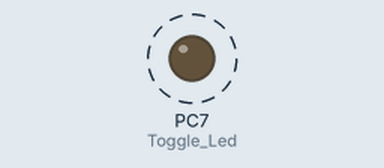
This program was run on a simulated ATmega32, built with avr-gcc and emulated at 16 MHz. Parts: output pins drawn as LEDs (lit = HIGH). Dashed ring = blinking.

Above: at 0.4 s.
Timing chart, 0 to 4.6 s (numbered marks = the images above):
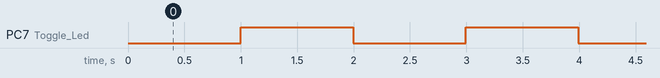

The program:

main.c
```c
/*
 * Timer 0.c
 *
 * Created: 9/29/2021 5:25:10 PM
 * Author : Moataz
 */

//#include <avr/io.h>
#include "BIT_MATH.h"
#include "STD_TYPES.h"
#include "Dio_interface.h"
#include "Timer0_interface.h"
#include "Dio_private.h"
#define  F_CPU		16000000UL

volatile u8 count =0;

void 	Toggle_Led	(void);

int main(void)
{
		TIMER0_voidSetCallBackCTC(Toggle_Led);
		GIE_voidEnable();
		Timer0_Init		();
		TIMER0_EnableCTCInt();
		TIMER0_SetTCNT0(0);
		TIMER0_SetOCR0(199);
		TIMER0_EnableOverFlowInt();
		TIMER0_DisableOverFlowInt();


		DIO_voidSetPinDirection(PORTC,PIN7,OUTPUT);

    while (1)
    {

    }
}

void 	Toggle_Led	(void)
{
	if (count == 78)
	{
		static u8 flag = 0 ;
		if(flag == 0)
		{
			DIO_voidSetPinValue(PORTC , PIN7 , HIGH);
			flag = 1;
		}
		else
		{
			DIO_voidSetPinValue(PORTC , PIN7 , LOW);
			flag = 0;
		}
		count = 0;
	}
	count++;
}
```

Timer0_Program.c
```c
#include "STD_TYPES.h"
#include "BIT_MATH.h"
#include "Timer0_configuration.h"
#include "Timer0_Private.h"
#include "Timer0_Register.h"
#include "Timer0_interface.h"

#ifndef			NULL
#define			NULL	(void *)0
#endif

static void (*OFCallBack_PF)(void) = NULL ;
static void (*CTCCallBack_PF)(void) = NULL ;

void	Timer0_Init	(void)
{
	/*	Waveform Generation Mode		*/

	#if 	Mode == Normal
	CLR_BIT(TCCR0,3);	//WGM01 Pin
	CLR_BIT(TCCR0,6);	//WGM00 Pin

	#elif 	Mode == PWM_Phase_Correct
	CLR_BIT(TCCR0,3);	//WGM01 Pin
	SET_BIT(TCCR0,6);	//WGM00 Pin

	#elif 	Mode == CTC
	SET_BIT(TCCR0,3);	//WGM01 Pin
	CLR_BIT(TCCR0,6);	//WGM00 Pin


	#elif 	Mode == Fast_PWM
	SET_BIT(TCCR0,3);	//WGM01 Pin
	SET_BIT(TCCR0,6);	//WGM00 Pin

	#else
	#error	"Wrong Choice of Timer 0 Waveform Generation Mode!"
	#endif

	/*	Prescaler				*/
	#if 	Prescaler == 1
	SET_BIT(TCCR0,0);	//CS00 Pin
	CLR_BIT(TCCR0,1);	//CS01 Pin
	CLR_BIT(TCCR0,2);	//CS02 Pin

	#elif 	Prescaler == 8
	CLR_BIT(TCCR0,0);	//CS00 Pin
	SET_BIT(TCCR0,1);	//CS01 Pin
	CLR_BIT(TCCR0,2);	//CS02 Pin

	#elif 	Prescaler == 64
	SET_BIT(TCCR0,0);	//CS00 Pin
	SET_BIT(TCCR0,1);	//CS01 Pin
	CLR_BIT(TCCR0,2);	//CS02 Pin

	#elif 	Prescaler == 256
	CLR_BIT(TCCR0,0);	//CS00 Pin
	CLR_BIT(TCCR0,1);	//CS01 Pin
	SET_BIT(TCCR0,2);	//CS02 Pin

	#elif 	Prescaler == 1024
	SET_BIT(TCCR0,0);	//CS00 Pin
	CLR_BIT(TCCR0,1);	//CS01 Pin
	SET_BIT(TCCR0,2);	//CS02 Pin

	#elif 	Prescaler == External_Clock_Falling	//On T0 pin, used as a counter
	CLR_BIT(TCCR0,0);	//CS00 Pin
	SET_BIT(TCCR0,1);	//CS01 Pin
	SET_BIT(TCCR0,2);	//CS02 Pin

	#elif 	Prescaler == External_Clock_Rising //On T0 pin, used as a counter
	SET_BIT(TCCR0,0);	//CS00 Pin
	SET_BIT(TCCR0,1);	//CS01 Pin
	SET_BIT(TCCR0,2);	//CS02 Pin

	#else
	#error	"Wrong Choice of Timer 0 Prescaler!"
	#endif

}

void	TIMER0_EnableOverFlowInt(void)
{
	SET_BIT(TIMSK,0);
}

void	TIMER0_EnableCTCInt(void)
{
	SET_BIT(TIMSK,1);
}

void	TIMER0_DisableOverFlowInt(void)
{
	CLR_BIT(TIMSK,0);
}

void	TIMER0_DisableCTCInt(void)
{
	CLR_BIT(TIMSK,1);
}


void	TIMER0_SetTCNT0(u8 Val)
{
	TCNT0= Val;
}
void	TIMER0_SetOCR0(u16 Val)
{
	OCR0= Val;
}

/*	ISR SetCallBack Functions 		*/
void	TIMER0_voidSetCallBackOF(void (*PF)(void))
{
	OFCallBack_PF = PF;
}
void	TIMER0_voidSetCallBackCTC(void (*PF)(void))
{
	CTCCallBack_PF = PF ;
}

/*	ISR Functions For Timer0 Compare Match & Overflow Interrupts 		*/
void	__vector_10 (void) //Timer0 Compare Match Interrupt
{
	CTCCallBack_PF();
}
void	__vector_11 (void) //Timer0 Overflow Interrupt
{
	OFCallBack_PF();
}

/*		Global Interrupts Enable and Disable	*/
void GIE_voidEnable(void)
{
	SET_BIT(SREG,7);
}
void GIE_voidDisable(void)
{
	CLR_BIT(SREG,7);
}
```

Timer0_interface.h
```c
#ifndef		Timer0_INTERFACE_H
#define		Timer0_INTERFACE_H

void	Timer0_Init		(void);
void	TIMER0_EnableOverFlowInt(void);
void	TIMER0_EnableCTCInt(void);

void	TIMER0_DisableOverFlowInt(void);
void	TIMER0_DisableCTCInt(void);

void	TIMER0_SetTCNT0(u8 Val);
void	TIMER0_SetOCR0(u16 Val);

void	TIMER0_voidSetCallBackOF(void (*PF)(void));
void	TIMER0_voidSetCallBackCTC(void (*PF)(void));

void	__vector_10 (void)	__attribute__((signal,used));
void	__vector_11 (void)	__attribute__((signal,used));

void	GIE_voidEnable(void);
void	GIE_voidDisable(void);

#endif
```

Timer0_Configuration.h
```c
#ifndef		Timer0_CONFIGURATION_H
#define		Timer0_CONFIGURATION_H

#define		Mode				CTC					//Normal or CTC or PWM_Phase_Correct or Fast_PWM
#define		Prescaler		 	1024				//1 or 8 or 64 or 256 or 1024 or External_Clock_Falling or External_Clock_Rising

#endif
```

BIT_MATH.h
```c
//#define for controlling Bits

#ifndef			BIT_MATH_H		//3ashan maya3mlsh #include 2aktr min mara ll BIT_MATH
#define			BIT_MATH_H

#define			SET_BIT(REG,BIT_NUM)		(REG |= (1 << BIT_NUM))	   //set a particle bit
#define			CLR_BIT(REG,BIT_NUM)		(REG &=~(1 << BIT_NUM))    //clear a particle bit
#define			TOG_BIT(REG,BIT_NUM)		(REG ^= (1 << BIT_NUM))    //toggle a particle bit using XOR
#define			GET_BIT(REG,BIT_NUM)		( (REG >> BIT_NUM) & 1)    //get a particle bit

#endif
```

Dio_interface.h
```c
//fn prototypes + #define
//habi3 eih ll user, dah elly batala3o ll user

#ifndef			DIO_INTERFACE_H
#define			DIO_INTERFACE_H

void	DIO_voidSetPinDirection(u8 Port ,u8 Pin , u8 Direction ); // this pin will be used as i/p or o/p
void	DIO_voidSetPinValue(u8 Port ,u8 Pin , u8 Value );        // this o/p pin will high or low
u8		DIO_u8GetPinValue(u8 Port , u8 Pin);                     // this i/p pin is high or low
void	DIO_voidSetPortDirection(u8 Port ,u8 Direction ); // this port will be used as i/p or o/p
void	DIO_voidSetPortValue(u8 Port , u8 Value );        // this o/p port will high or low

#define				PORTA			0
#define				PORTB			1
#define				PORTC			2
#define				PORTD			3

#define				PIN0			0
#define				PIN1			1
#define				PIN2			2
#define				PIN3			3
#define				PIN4			4
#define				PIN5			5
#define				PIN6			6
#define				PIN7			7


#define				INPUT			0
#define				OUTPUT			1

#define				HIGH			1
#define				LOW				0

//Example
//DIO_voidSetPinDirection(PORTA , PIN0 , OUTPUT);
// ==>> DDRA =0B00000001;
// hena 2a7san 3ashan keda mish readable, w kaman mish hay2assar 3ala el pins elly ma3aha fi el port
// A0 is OUTPUT
//DIO_voidSetPinValue(PORTA , PIN0 , HIGH);
// A0 is set high

#endif
```

Dio_private.h
```c
//#define regs
#ifndef			DIO_PRIVATE_H	//3ashan maya3mlsh #include 2aktr min mara ll DIO_private.h
#define			DIO_PRIVATE_H

// efta7 el datasheet w roo7 3ala Register summary w dawar 3ala el registers beta3t el DIO

/*			PORTA REGISTERS							*/
#define		PORTA_REG			*((volatile u8 *)0x3B)

#define		DDRA_REG			*((volatile u8 *)0x3A)
#define		PINA_REG			*((volatile u8 *)0x39)

/*			PORTB REGISTERS							*/
#define		PORTB_REG			*((volatile u8 *)0x38)
#define		DDRB_REG			*((volatile u8 *)0x37)
#define		PINB_REG			*((volatile u8 *)0x36)

/*			PORTB REGISTERS							*/
#define		PORTC_REG			*((volatile u8 *)0x35)
#define		DDRC_REG			*((volatile u8 *)0x34)
#define		PINC_REG			*((volatile u8 *)0x33)

/*			PORTD REGISTERS							*/
#define		PORTD_REG			*((volatile u8 *)0x32)
#define		DDRD_REG			*((volatile u8 *)0x31)
#define		PIND_REG			*((volatile u8 *)0x30)


#endif
// '*' 3ashan ana ma7tag el mo7tawa elly fih mish el address beta3ah
//'(u8*)' hena ba3mel casting ll pointer 3ashan 2afahimoh eno hayshawer 3ala char (8bit)
//volatile will be explained in next session
```

Dio_program.c
```c
//program + fn def

#include	"STD_TYPES.h"
#include	"BIT_MATH.h"

#include	"Dio_interface.h"
#include	"Dio_private.h"

//DIO_voidSetPinDirection(PORTA , PIN0 , OUTPUT); ==> DDRA = 0b00000001; A0 is output
//DIO_voidSetPinValue(PORTA , PIN0 , HIGH); ==> PORTA = 0b00000001; A0 HIGH


void	DIO_voidSetPinDirection(u8 Port ,u8 Pin , u8 Direction )	// this pin will be used as i/p or o/p
{
	/*		Range Check				*/
	if( (Port < 4) && (Pin < 8) )
	{
		if(Direction == OUTPUT)
		{
			switch(Port)
			{
				case PORTA :	SET_BIT(DDRA_REG,Pin);	break;
				case PORTB :	SET_BIT(DDRB_REG,Pin);	break;
				case PORTC :	SET_BIT(DDRC_REG,Pin);	break;
				case PORTD :	SET_BIT(DDRD_REG,Pin);	break;
			}
		}
		else if (Direction == INPUT)
		{
			switch(Port)
			{
				case PORTA :	CLR_BIT(DDRA_REG,Pin);	break;
				case PORTB :	CLR_BIT(DDRB_REG,Pin);	break;
				case PORTC :	CLR_BIT(DDRC_REG,Pin);	break;
				case PORTD :	CLR_BIT(DDRD_REG,Pin);	break;
			}
		}

	}
}
void	DIO_voidSetPinValue(u8 Port ,u8 Pin , u8 Value )	// this o/p will high or low
{
	/*		Range Check				*/
	if( (Port < 4) && (Pin < 8) )
	{
		if(Value == HIGH)
		{
			switch(Port)
			{
				case PORTA :	SET_BIT(PORTA_REG,Pin);	break;
				case PORTB :	SET_BIT(PORTB_REG,Pin);	break;
				case PORTC :	SET_BIT(PORTC_REG,Pin);	break;
				case PORTD :	SET_BIT(PORTD_REG,Pin);	break;
			}
		}
		else if (Value == LOW)
		{
			switch(Port)
			{
				case PORTA :	CLR_BIT(PORTA_REG,Pin);	break;
				case PORTB :	CLR_BIT(PORTB_REG,Pin);	break;
				case PORTC :	CLR_BIT(PORTC_REG,Pin);	break;
				case PORTD :	CLR_BIT(PORTD_REG,Pin);	break;
			}
		}

	}
}
u8		DIO_u8GetPinValue(u8 Port , u8 Pin)		// this i/p is high or low
{
	u8 Local_u8Value = 0xFF;		// kima mish motawaka3a
	/*		Range Check				*/
	if( (Port < 4) && (Pin < 8) )
	{
			switch(Port)
			{
				case PORTA :	Local_u8Value	=	GET_BIT(PINA_REG,Pin);	break;
				case PORTB :	Local_u8Value	=	GET_BIT(PINB_REG,Pin);	break;
				case PORTC :	Local_u8Value	=	GET_BIT(PINC_REG,Pin);	break;
				case PORTD :	Local_u8Value	=	GET_BIT(PIND_REG,Pin);	break;
			}
	}
	return Local_u8Value ;
}

void	DIO_voidSetPortDirection(u8 Port ,u8 Direction ) // this port will be used as i/p or o/p
{
	/*		Range Check				*/
	if( (Port < 4) )
	{
		if(Direction == OUTPUT)
		{
			switch(Port)
			{
				case PORTA :	DDRA_REG = Direction;	break;
				case PORTB :	DDRB_REG = Direction;	break;
				case PORTC :	DDRC_REG = Direction;	break;
				case PORTD :	DDRD_REG = Direction;	break;
			}
		}
		else if (Direction == INPUT)
		{
			switch(Port)
			{
				case PORTA :	DDRA_REG = Direction;	break;
				case PORTB :	DDRB_REG = Direction;	break;
				case PORTC :	DDRC_REG = Direction;	break;
				case PORTD :	DDRD_REG = Direction;	break;
			}
		}

	}
}
void	DIO_voidSetPortValue(u8 Port , u8 Value )        // this o/p port will high or low
{
	/*		Range Check				*/
	if( (Port < 4) )
	{
		switch(Port)
		{
			case PORTA :	PORTA_REG = Value;	break;
			case PORTB :	PORTB_REG = Value;	break;
			case PORTC :	PORTC_REG = Value;	break;
			case PORTD :	PORTD_REG = Value;	break;
		}

	}
}
```

STD_TYPES.h
```c
#ifndef			STD_TYPES_H		//3ashan maya3mlsh #include 2aktr min mara ll STD_TYPES_H
#define			STD_TYPES_H

typedef		unsigned			char	u8	;
typedef		unsigned	short	int		u16	;
typedef		unsigned			int		u32	;

typedef		signed				char	s8	;
typedef		signed		short	int		s16	;
typedef		signed				int		s32	;

typedef							float	f32	;
typedef							double	f64	;

#endif
```

Timer0_Private.h
```c
#ifndef		Timer0_PRIVATE_H
#define		Timer0_PRIVATE_H

#define		External_Clock_Falling	            5
#define		External_Clock_Rising				6

#define		Normal								0
#define		CTC									1
#define		PWM_Phase_Correct					2
#define		Fast_PWM							3

#endif
```

Timer0_Register.h
```c
#ifndef		Timer0_REGISTER_H
#define		Timer0_REGISTER_H


#define		TCCR0		*((volatile u8 *)0x53)
#define		TCNT0		*((volatile u8 *)0x52)
#define		OCR0		*((volatile u8 *)0x5C)
#define		TIMSK		*((volatile u8 *)0x59)
#define		TIFR		*((volatile u16*)0x58)
#define		SREG		*((volatile u8 *)0x5F) //for enabling global interrupt

#endif
```

Measured:
- by itself, PC7 (Toggle_Led): alternates HIGH for 1.0 s and LOW for 1.0 s
